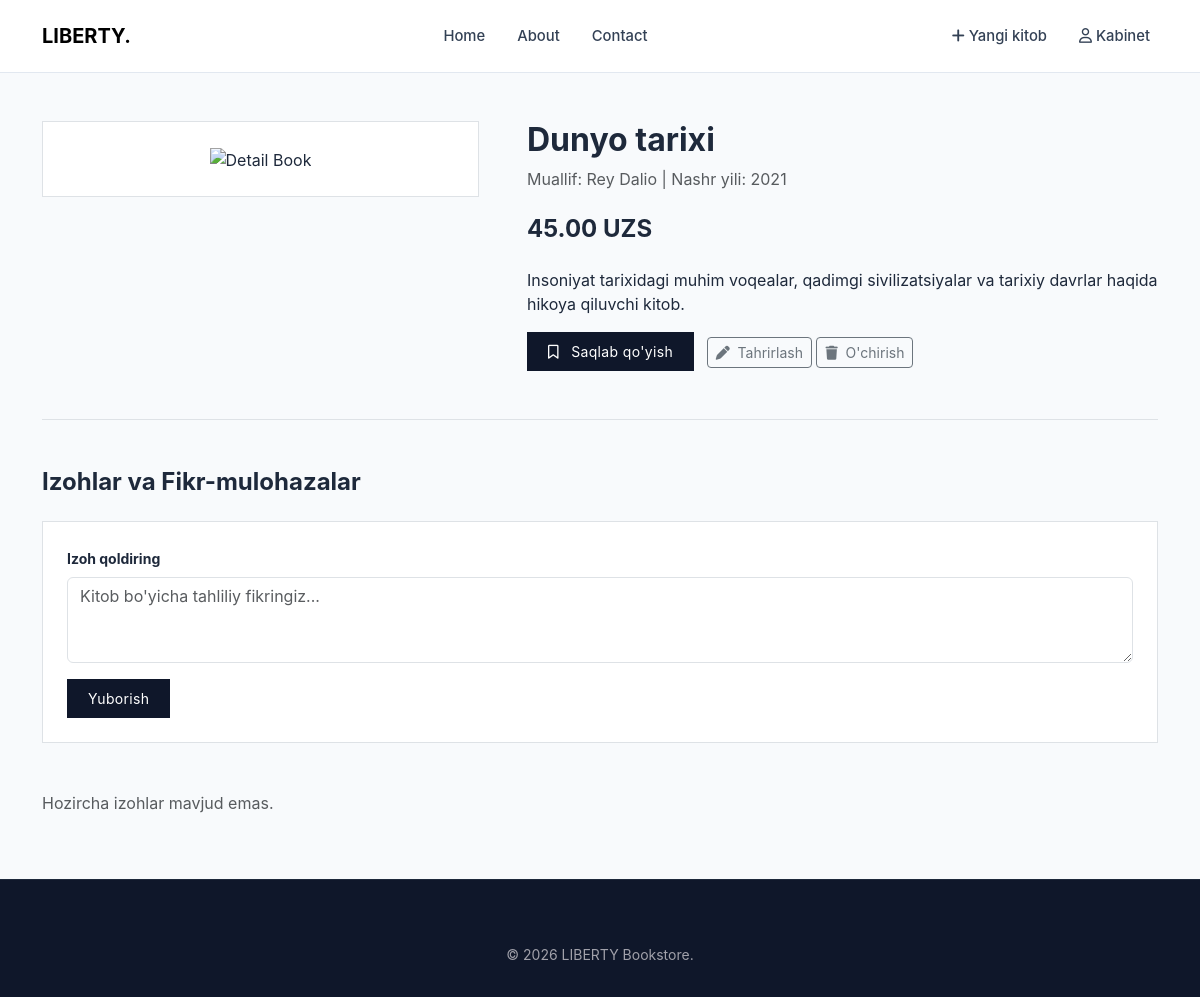
Screenshot of /book/4/ with the database file from the repository.
### main/models.py (models this page shows, shortened)
class Book(models.Model):
    title = models.CharField(max_length=255)
    introduction = models.TextField(null=True, blank=True)
    price = models.DecimalField(max_digits=10, decimal_places=2)
    image = models.ImageField(upload_to="images/", null=True, blank=True)
    created = models.DateTimeField(auto_now_add=True)
    updated = models.DateTimeField(auto_now=True)
    published = models.BooleanField(default=True)
    category = models.ForeignKey (Category, on_delete=models.CASCADE)
    class Meta:
        ordering = ('-created',)

### main/views.py (the view)
# urls.py: path('book/<int:book_id>/', book_detail, name='book_detail'),
def book_detail(request, book_id):
    book = get_object_or_404(Book, id=book_id, published=True)
    comments = Comment.objects.filter(book_id=book_id).order_by('-created')
    context = {
        'book':book,
        'comments':comments,
        'title': book.title,
        'form': CommentForm()
    }
    return render(request, 'main/book_detail.html', context)

### main/forms.py
class CommentForm(forms.ModelForm):
    class Meta:
        model = Comment
        fields = ['text']
        widgets = {
            'text': forms.Textarea(attrs={
                'class': "form-control",
                'rows': "3",
                "placeholder": "Kitob bo'yicha tahliliy fikringiz..."
            })
        }

### templates/main/book_detail.html (shortened to what this page needs)
{% extends 'base.html' %}
{% block main %}
<main class="container my-5">
    <div class="row g-5">
        <div class="col-md-5">
            <div class="p-4 bg-white border text-center">
                {% if book.image %}
                <img src="{{ book.image.url }}"
                     class="img-fluid"
                     alt="Detail Book">
                {% else %}
                <img src="https://images.unsplash.com/photo-1544947950-fa07a98d237f?auto=format&fit=crop&w=500&q=80"
                     class="img-fluid"
                     alt="Detail Book">
                {% endif %}
            </div>
        </div>
        <div class="col-md-7">
            <h2 class="fw-bold mb-2">
                {{ book.title }}
            </h2>
            <p class="text-muted mb-4">
                Muallif: Rey Dalio | Nashr yili: 2021
            </p>
            <div class="h4 fw-bold mb-4">
                {{ book.price }} UZS
            </div>
            <p class="lead fs-6 text-secondary mb-4">
                {{ book.introduction|linebreaks }}
            </p>
            <button class="custom-btn-primary me-2">
                <i class="fa-regular fa-bookmark me-2"></i>
                Saqlab qo'yish
            </button>
            <a href="{% url 'book_update' book.pk %}"
               class="btn btn-outline-secondary btn-sm">
                <i class="fa-solid fa-pen me-1"></i>
                Tahrirlash
            </a>
            <a href="{% url 'book_delete' book.pk %}"
               class="btn btn-outline-secondary btn-sm">
                <i class="fa-solid fa-trash me-1"></i>
                O'chirish
            </a>
        </div>
    </div>
    <section class="mt-5 pt-5 border-top">
        <h4 class="fw-bold mb-4">
            Izohlar va Fikr-mulohazalar
        </h4>
        <form class="mb-5 bg-white p-4 border"
              method="post"
              action="{% url 'save_comment' book.pk %}">
            <div class="mb-3">
                <label class="form-label small fw-bold">
                    Izoh qoldiring
                </label>
                {{ form.text }}
            </div>
            <button type="submit"
                    class="custom-btn-primary">
                Yuborish
            </button>
        </form>
        <div class="comment-list">
            {% for comment in comments %}
            <div class="comment-item bg-white p-4 border mb-3"
                 data-comment-id="{{ comment.id }}">
                <div class="d-flex justify-content-between mb-2">
                    <div>
                        <strong class="me-2">
                            {{ comment.user.username }}
                        </strong>
                        <small class="text-muted">
                            {{ comment.created|date:"G:i j F o" }}
                        </small>
                    </div>
                    <div class="d-flex gap-2">
                        <button
                                type="button"
                                class="btn btn-sm btn-link text-secondary p-0 edit-comment"
                                title="Tahrirlash">
                            <i class="fa-solid fa-pen-to-square"></i>
                        </button>
                        <a href="{% url 'delete_comment' comment.id %}"
                                type="button"
                                class="btn btn-sm btn-link text-danger p-0"
                                title="O'chirish">
                            <i class="fa-solid fa-trash"></i>
                        </a>
                    </div>
                </div>
                <div class="comment-content">
                    <p class="mb-0 text-secondary small comment-text">
                        {{ comment.text }}
                    </p>
                </div>
            </div>
            {% empty %}
            <p class="text-muted">
                Hozircha izohlar mavjud emas.
            </p>
            {% endfor %}
        </div>
    </section>
</main>
{% endblock main %}

### staticfiles/css/main.css (style rules this page uses)
:root { --color-slate-900: #0f172a; --color-slate-800: #1e293b; --color-slate-700: #334155; --color-slate-100: #f1f5f9; --color-slate-50: #f8fafc; --color-emerald-700: #047857; --color-emerald-800: #065f46; --color-zinc-400: #a1a1aa; --color-border: #e2e8f0; }
body { font-family: 'Inter', -apple-system, BlinkMacSystemFont, "Segoe UI", Roboto, sans-serif; background-color: var(--color-slate-50); color: var(--color-slate-800); margin: 0; padding: 0; }
a { text-decoration: none; color: inherit; }
.custom-btn-primary { background-color: var(--color-slate-900); color: #ffffff; border: 1px solid var(--color-slate-900); padding: 0.5rem 1.25rem; font-size: 0.875rem; letter-spacing: 0.025em; transition: all 0.2s ease; }

### rows the page displays
Book: title "Dunyo tarixi", price "45.00", introduction "Insoniyat tarixidagi muhim voqealar, qadimgi sivilizatsiyalar va tarixiy davrlar haqida hikoya qiluvchi kitob."
